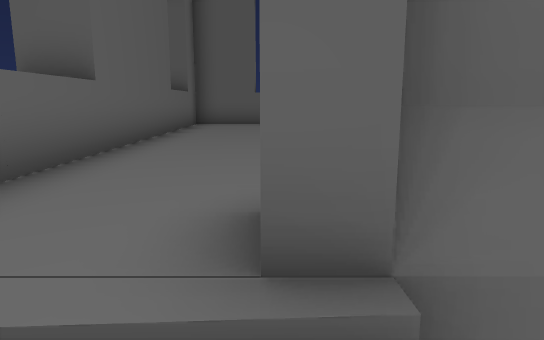
view 1 (above)

16 first-person views from a walk through a scene from a Unity 3-D project. The camera is 1.5 m above the floor, tilts 10° down and sees 70° across. The floor is counted in squares, 1 m on a side. Each view is taken from the middle of a square. On the plan, view 1 faces up. The plan holds only what a view shows up to about 17 squares ahead; the rest is blank. The player character is not drawn. Some surface patterns are stand-ins.

view 2
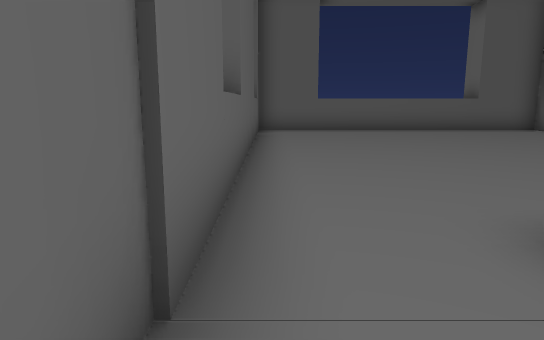

view 3
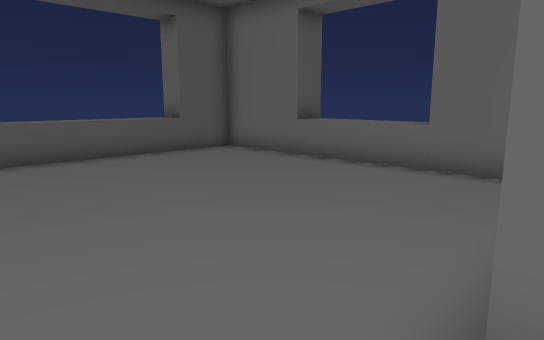

view 4
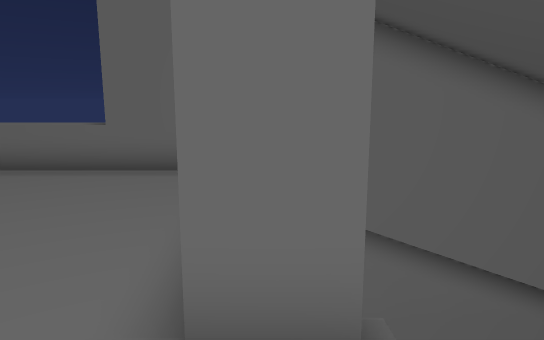

view 5
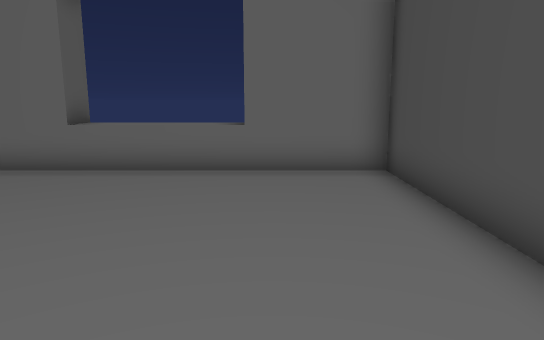

view 6
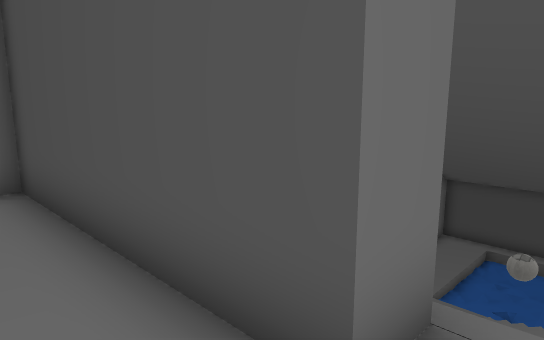

view 7
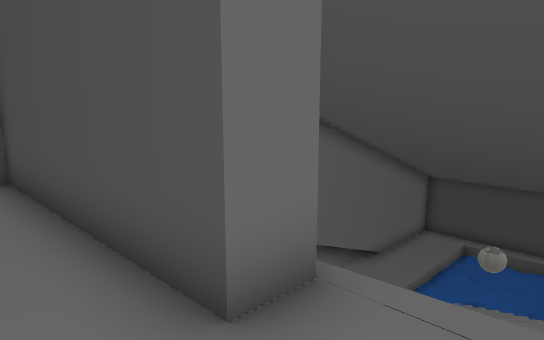

view 8
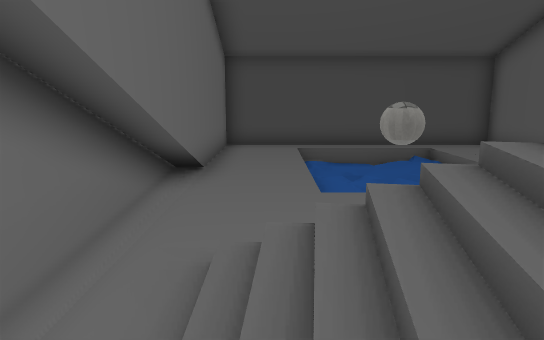

view 9
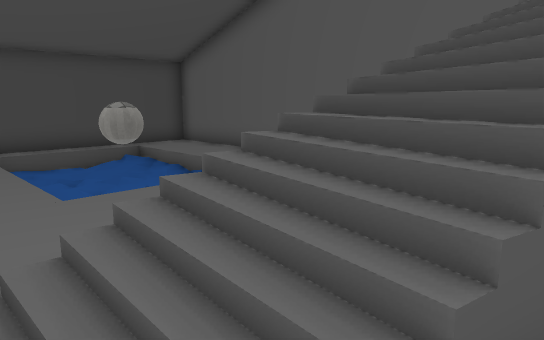

view 10
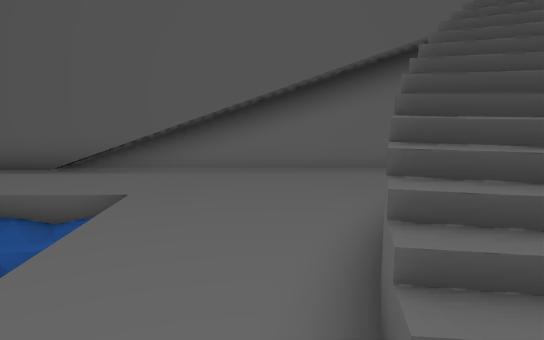

view 11
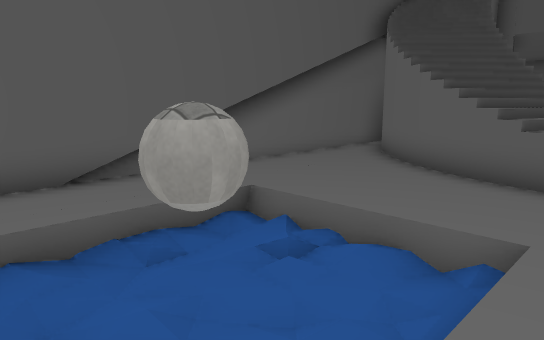

view 12
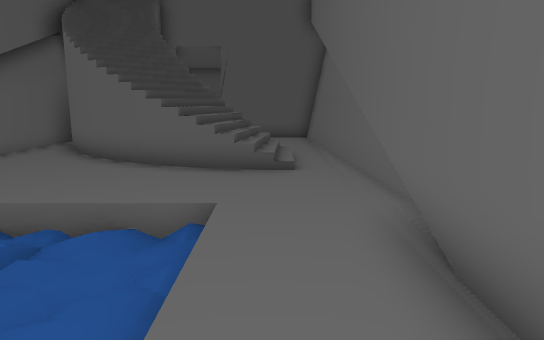

view 13
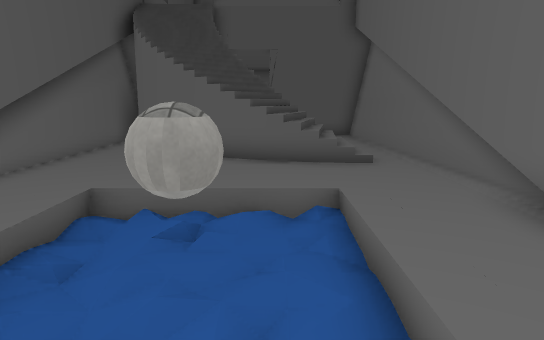

view 14
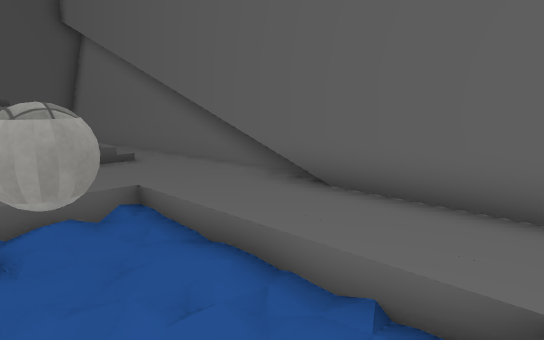

view 15
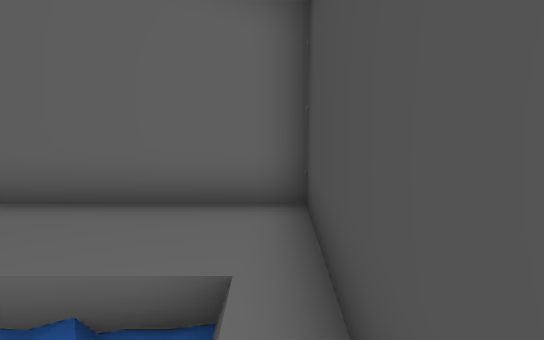

view 16
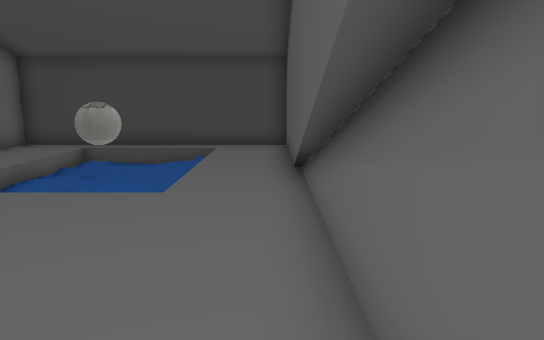

### Floor plan
Key: @ floor where view 1 was taken; # wall or solid block; . main floor; - floor 5.5 m lower than the main floor; / step, stairs or slope; = window, fence, low wall or low ledge; ^ raised ledge.
Columns run from 4 left of view 1 to 8 right of it. Each row starts with its distance up from view 1.
 14          #
 13  ###^^^^^###
 12  #.........#
 11  ^.........#
 10  ^.........#
  9  #.........^#
  8  #.........^
  7  #.........^
  6 ##.........^
  5  ^.........#
  4  ^.........#
  3  #.........#
  2  #..##=#####
  1  #///    --#
  0  #//@     -#
 -1  ##//     -#
 -2  ##///    -#
 -3  #-#/// =--#
 -4  #--//////-#
 -5  #---#////-#
 -6  #----/=//-#
 -7  #---------#
 -8  #---------#
 -9  #---------#
-10  #--/  //--#
-11  #--/   /--#
-12  #--/   /--#
-13  #--/   /--#
-14  #--/   /--#
-15  #--/   /--#
-16  #---------#
-17  ###########

Where each view was taken, in squares from view 1:
view 1: 0 up, 0 right, facing up
view 2: 0 up, 2 left, facing up
view 3: 2 up, 2 left, facing up-right
view 4: 2 up, 2 left, facing right
view 5: 5 up, 2 left, facing right
view 6: 4 up, 1 left, facing down-right
view 7: 4 up, 2 left, facing down-right
view 8: 3 down, 5 right, facing down
view 9: 3 down, 6 right, facing down-left
view 10: 7 down, 6 right, facing left
view 11: 14 down, 5 right, facing up-left
view 12: 15 down, 5 right, facing up
view 13: 16 down, 3 right, facing up
view 14: 16 down, 1 right, facing up-right
view 15: 16 down, 1 right, facing right
view 16: 3 down, 2 left, facing down
